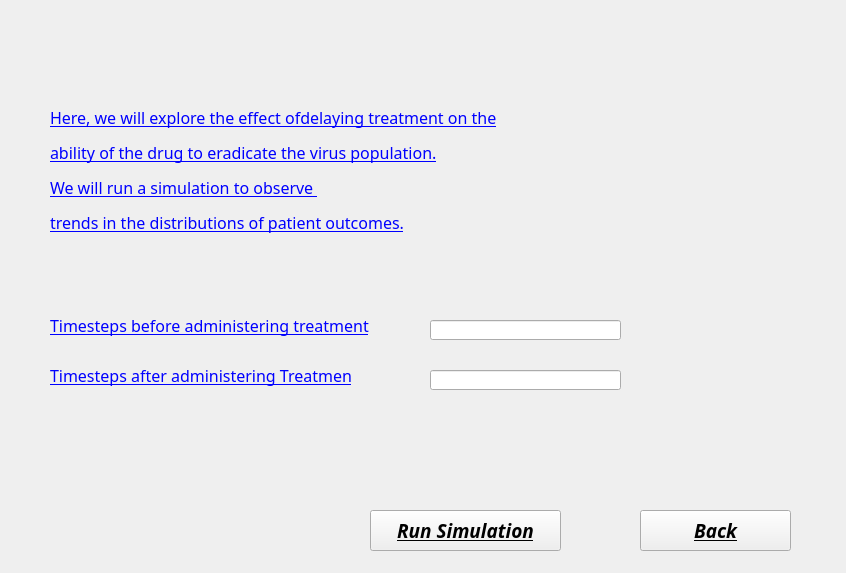
<?xml version="1.0" encoding="UTF-8"?>
<ui version="4.0">
 <class>Form4</class>
 <widget class="QWidget" name="Form4">
  <property name="geometry">
   <rect>
    <x>0</x>
    <y>0</y>
    <width>846</width>
    <height>573</height>
   </rect>
  </property>
  <property name="font">
   <font>
    <family>Book Antiqua</family>
    <pointsize>14</pointsize>
    <weight>75</weight>
    <italic>true</italic>
    <bold>true</bold>
    <underline>true</underline>
   </font>
  </property>
  <property name="windowTitle">
   <string>Form</string>
  </property>
  <widget class="QLabel" name="label">
   <property name="geometry">
    <rect>
     <x>50</x>
     <y>50</y>
     <width>471</width>
     <height>241</height>
    </rect>
   </property>
   <property name="text">
    <string>&lt;html&gt;&lt;head/&gt;&lt;body&gt;&lt;p&gt;&lt;span style=&quot; font-size:12pt; font-weight:400; font-style:normal; color:#0000ff;&quot;&gt;Here, we will explore the effect ofdelaying treatment on the&lt;/span&gt;&lt;/p&gt;&lt;p&gt;&lt;span style=&quot; font-size:12pt; font-weight:400; font-style:normal; color:#0000ff;&quot;&gt;ability of the drug to eradicate the virus population.&lt;/span&gt;&lt;/p&gt;&lt;p&gt;&lt;span style=&quot; font-size:12pt; font-weight:400; font-style:normal; color:#0000ff;&quot;&gt;We will run a simulation to observe &lt;/span&gt;&lt;/p&gt;&lt;p&gt;&lt;span style=&quot; font-size:12pt; font-weight:400; font-style:normal; color:#0000ff;&quot;&gt;trends in the distributions of patient outcomes.&lt;/span&gt;&lt;/p&gt;&lt;/body&gt;&lt;/html&gt;</string>
   </property>
  </widget>
  <widget class="QLineEdit" name="lineEdit">
   <property name="geometry">
    <rect>
     <x>430</x>
     <y>320</y>
     <width>191</width>
     <height>20</height>
    </rect>
   </property>
  </widget>
  <widget class="QLabel" name="label_2">
   <property name="geometry">
    <rect>
     <x>50</x>
     <y>310</y>
     <width>341</width>
     <height>31</height>
    </rect>
   </property>
   <property name="text">
    <string>&lt;html&gt;&lt;head/&gt;&lt;body&gt;&lt;p&gt;&lt;span style=&quot; font-size:12pt; font-weight:400; font-style:normal; color:#0000ff;&quot;&gt;Timesteps before administering treatment&lt;/span&gt;&lt;/p&gt;&lt;/body&gt;&lt;/html&gt;</string>
   </property>
  </widget>
  <widget class="QPushButton" name="pushButton">
   <property name="geometry">
    <rect>
     <x>370</x>
     <y>510</y>
     <width>191</width>
     <height>41</height>
    </rect>
   </property>
   <property name="font">
    <font>
     <family>Book Antiqua</family>
     <pointsize>14</pointsize>
     <weight>75</weight>
     <italic>true</italic>
     <bold>true</bold>
     <underline>true</underline>
    </font>
   </property>
   <property name="text">
    <string>Run Simulation</string>
   </property>
  </widget>
  <widget class="QPushButton" name="pushButton_2">
   <property name="geometry">
    <rect>
     <x>640</x>
     <y>510</y>
     <width>151</width>
     <height>41</height>
    </rect>
   </property>
   <property name="text">
    <string>Back</string>
   </property>
  </widget>
  <widget class="QLabel" name="label_3">
   <property name="geometry">
    <rect>
     <x>50</x>
     <y>360</y>
     <width>301</width>
     <height>31</height>
    </rect>
   </property>
   <property name="text">
    <string>&lt;html&gt;&lt;head/&gt;&lt;body&gt;&lt;p&gt;&lt;span style=&quot; font-size:12pt; font-weight:400; font-style:normal; color:#0000ff;&quot;&gt;Timesteps after administering Treatment&lt;/span&gt;&lt;/p&gt;&lt;/body&gt;&lt;/html&gt;</string>
   </property>
  </widget>
  <widget class="QLineEdit" name="lineEdit_2">
   <property name="geometry">
    <rect>
     <x>430</x>
     <y>370</y>
     <width>191</width>
     <height>20</height>
    </rect>
   </property>
  </widget>
 </widget>
 <resources/>
 <connections/>
</ui>
